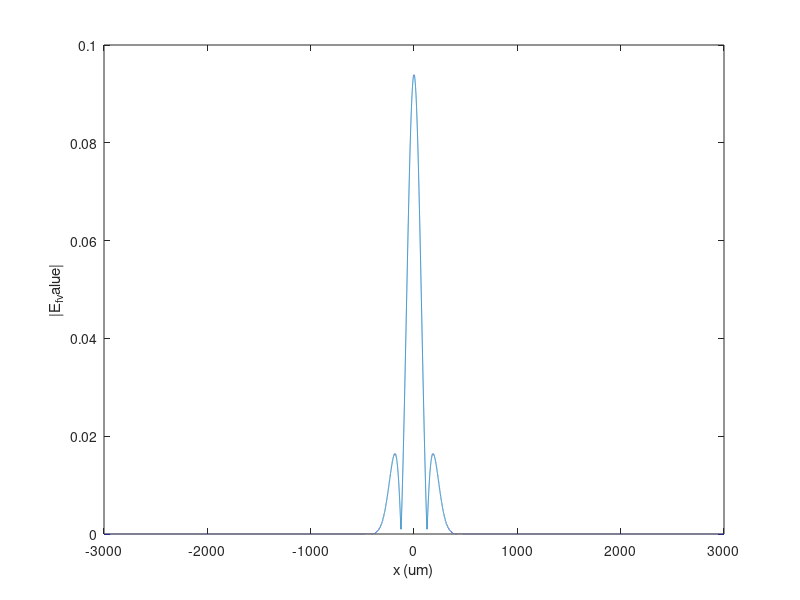
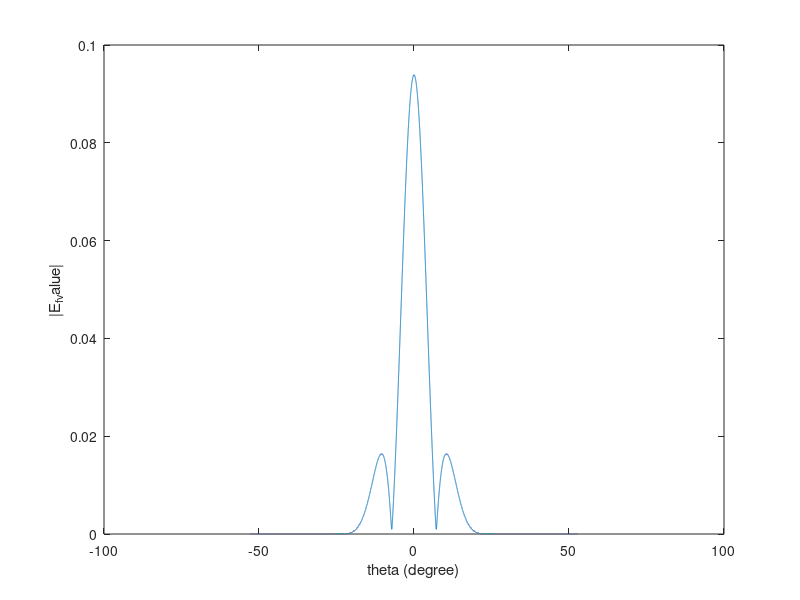

These charts were generated, in order, by the following MATLAB code:
% code for the Talbot cavity transmission
clc 
clear all
% close all

%% Parameters table

w_in = 2; % um, IWs gaussian beam width
w_p = 100; % um, IWs periods
lambda = 1; % um, wavelength 
zt = 2.*w_p.^2/lambda; % talbot cavity length
zt = 1e3;
k = 2*pi/lambda; % wave vector




% parameters
Ein_test = @(x) exp(-(x./w_in).^2);
Power_Ein = integral(@(x)(Ein_test(x).^2), -Inf, +Inf);
% Power_Ein

% % % test Ein
Ein = @(x, a) ((1/sqrt(Power_Ein)).*exp(-((x - a)./w_in).^2));
% figure
% x = linspace(-1e2, 1e2, 1e3);
% for i = 1:3
%     hold on
%     plot(x, Ein(x, (i-2).*w_p));
% end
% xlabel('x (um)')
% ylabel('|E_f_value|')

% % far field for each input gain element

%% Step 1 Input Waveguide (IW) far field 
Ein = @(x, a) ((1/sqrt(Power_Ein)).*exp(-((x - a)./w_in).^2));
E_slit = @(x, a) 1.*(x>=- a./2 & x<= a./2);


x = linspace(-1e2, 1e2, 1e3);
% % Example: a gaussian function
% Ein_value = Ein(x, 0);
% % Example: a slit function
% Ein_value = E_slit(x, 10);
% Example: a higher mode function (two gaussian)
Ein_value = Ein(x, -2) + Ein(x, 2);

x_ = linspace(-3e3, 3e3, 1e5);
k = 2*pi/lambda; 
for i_x_ = 1:length(x_)
    z = zt;
    r0 = sqrt((x_(i_x_) - x).^2 + zt.^2);
    E_core = Ein_value.*exp(1j.*k.*sqrt((x_(i_x_) - x).^2 + zt.^2))./(1j.*lambda.*r0);
    E_f(i_x_) = trapz(x, E_core);
end

% test E_f
figure
power_E_f = trapz(x_, abs(E_f).^2);
plot(x_, (1/sqrt(power_E_f)).*abs(E_f))
xlabel('x_ (um)')
ylabel('|E_f_value|')

figure
power_E_f = trapz(x_, abs(E_f).^2);
plot(rad2deg( atan(x_./zt)) , (1/sqrt(power_E_f)).*abs(E_f))
xlabel('theta (degree)')
ylabel('|E_f_value|')